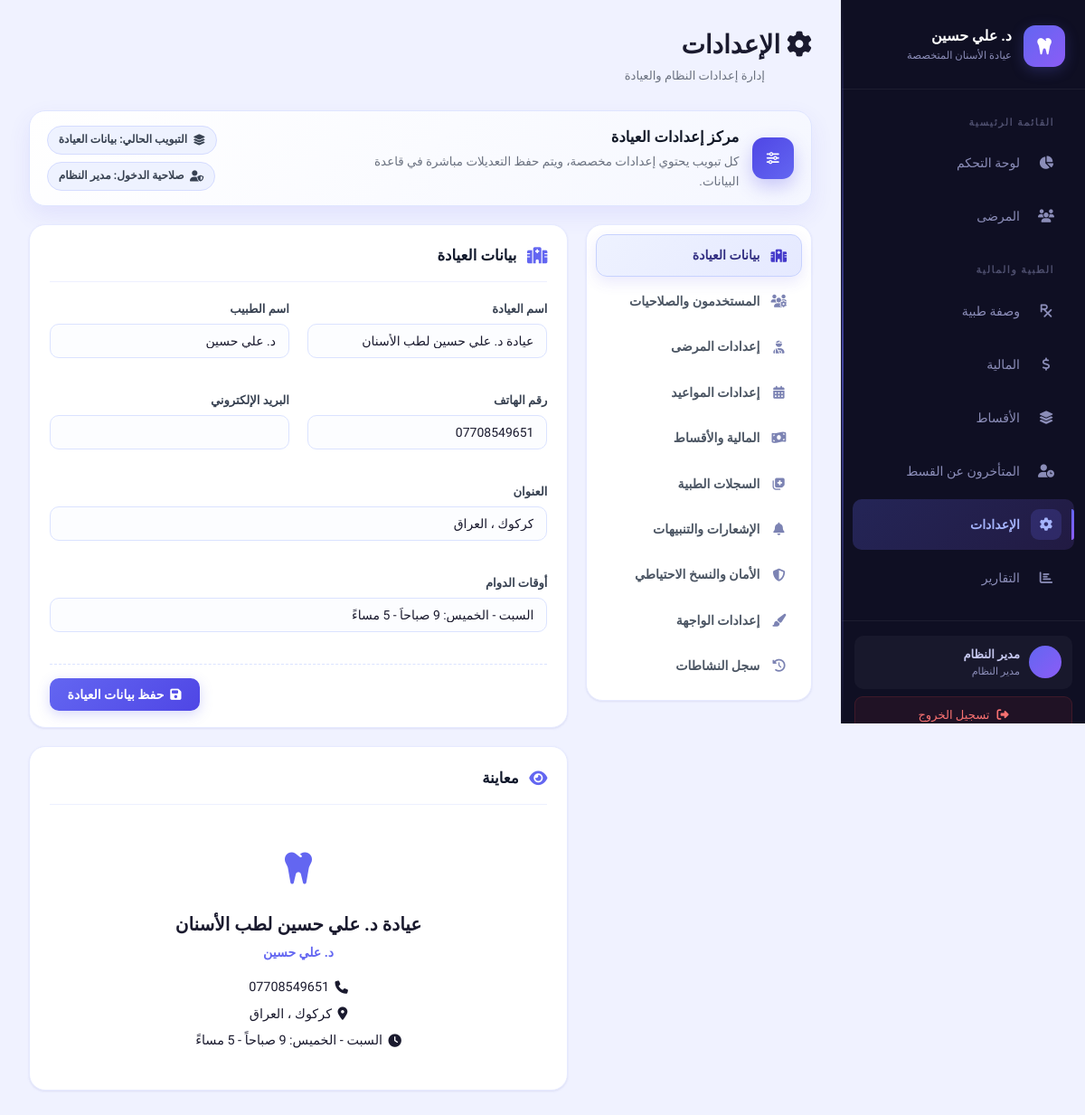
Screenshot of /settings/ (signed in) with the database file from the repository.
### tables this page shows
CREATE TABLE users (
                id          INTEGER PRIMARY KEY AUTOINCREMENT,
                username    TEXT    NOT NULL UNIQUE,
                password    TEXT    NOT NULL,
                full_name   TEXT    NOT NULL,
                role        TEXT    NOT NULL DEFAULT 'staff',
                created_at  TEXT    NOT NULL DEFAULT (datetime('now','localtime'))
            );

CREATE TABLE settings (
                key   TEXT PRIMARY KEY,
                value TEXT
            );

### routes/settings.py (the view)
@settings_bp.route('/')
@login_required
def index():
    cfg = get_all_settings()
    db = get_db()
    users = db.execute(
        "SELECT id, username, full_name, role, created_at FROM users ORDER BY id"
    ).fetchall()
    logs = db.execute(
        "SELECT * FROM activity_log ORDER BY created_at DESC LIMIT 100"
    ).fetchall()
    active_tab = request.args.get('tab', 'clinic')
    return render_template('settings.html',
                           cfg=cfg,
                           users=users,
                           logs=logs,
                           active_tab=active_tab)

### db/database.py (called while the page is built)
def get_db():
    if 'db' not in g:
        g.db = sqlite3.connect(
            current_app.config['DATABASE'],
            detect_types=sqlite3.PARSE_DECLTYPES
        )
        g.db.row_factory = sqlite3.Row  # النتائج كـ dict
        g.db.execute("PRAGMA journal_mode=WAL")
        g.db.execute("PRAGMA foreign_keys = ON")
    return g.db

### routes/auth.py (called while the page is built)
def login_required(f):
    from functools import wraps
    @wraps(f)
    def decorated(*args, **kwargs):
        if 'user_id' not in session:
            flash('يرجى تسجيل الدخول أولاً', 'warning')
            return redirect(url_for('auth.login'))
        return f(*args, **kwargs)
    return decorated

### templates/settings.html (shortened to what this page needs)
{% extends 'base.html' %}
{% block content %}
<div class="page-header">
  <div>
    <h1 class="page-title"><i class="fas fa-cog"></i> الإعدادات</h1>
    <p class="page-subtitle">إدارة إعدادات النظام والعيادة</p>
  </div>
</div>
{% set tab_labels = {
  'clinic': 'بيانات العيادة',
  'users': 'المستخدمون والصلاحيات',
  'patients': 'إعدادات المرضى',
  'appointments': 'إعدادات المواعيد',
  'finance': 'المالية والأقساط',
  'medical': 'السجلات الطبية',
  'notifications': 'الإشعارات والتنبيهات',
  'security': 'الأمان والنسخ الاحتياطي',
  'interface': 'إعدادات الواجهة',
  'activitylog': 'سجل النشاطات'
} %}
{% set role_labels = {
  'admin': 'مدير النظام',
  'doctor': 'طبيب',
  'reception': 'استقبال',
  'accountant': 'محاسب',
  'staff': 'موظف'
} %}
<section class="settings-hero">
  <div class="settings-hero-main">
    <div class="settings-hero-icon"><i class="fas fa-sliders-h"></i></div>
    <div>
      <h3>مركز إعدادات العيادة</h3>
      <p>كل تبويب يحتوي إعدادات مخصصة، ويتم حفظ التعديلات مباشرة في قاعدة البيانات.</p>
    </div>
  </div>
  <div class="settings-hero-chips">
    <span class="settings-hero-chip"><i class="fas fa-layer-group"></i> التبويب الحالي: {{ tab_labels.get(active_tab, active_tab) }}</span>
    <span class="settings-hero-chip"><i class="fas fa-user-shield"></i> صلاحية الدخول: {{ role_labels.get(session.role, session.role) }}</span>
  </div>
</section>
<div class="settings-layout">
  <aside class="settings-sidebar">
    <nav class="settings-nav">
      <a href="?tab=clinic"         class="settings-nav-item {% if active_tab=='clinic' %}active{% endif %}">
        <i class="fas fa-hospital"></i> بيانات العيادة
      </a>
      <a href="?tab=users"          class="settings-nav-item {% if active_tab=='users' %}active{% endif %}">
        <i class="fas fa-users-cog"></i> المستخدمون والصلاحيات
      </a>
      <a href="?tab=patients"       class="settings-nav-item {% if active_tab=='patients' %}active{% endif %}">
        <i class="fas fa-user-injured"></i> إعدادات المرضى
      </a>
      <a href="?tab=appointments"   class="settings-nav-item {% if active_tab=='appointments' %}active{% endif %}">
        <i class="fas fa-calendar-alt"></i> إعدادات المواعيد
      </a>
      <a href="?tab=finance"        class="settings-nav-item {% if active_tab=='finance' %}active{% endif %}">
        <i class="fas fa-money-bill-wave"></i> المالية والأقساط
      </a>
      <a href="?tab=medical"        class="settings-nav-item {% if active_tab=='medical' %}active{% endif %}">
        <i class="fas fa-notes-medical"></i> السجلات الطبية
      </a>
      <a href="?tab=notifications"  class="settings-nav-item {% if active_tab=='notifications' %}active{% endif %}">
        <i class="fas fa-bell"></i> الإشعارات والتنبيهات
      </a>
      <a href="?tab=security"       class="settings-nav-item {% if active_tab=='security' %}active{% endif %}">
        <i class="fas fa-shield-alt"></i> الأمان والنسخ الاحتياطي
      </a>
      <a href="?tab=interface"      class="settings-nav-item {% if active_tab=='interface' %}active{% endif %}">
        <i class="fas fa-paint-brush"></i> إعدادات الواجهة
      </a>
      <a href="?tab=activitylog"    class="settings-nav-item {% if active_tab=='activitylog' %}active{% endif %}">
        <i class="fas fa-history"></i> سجل النشاطات
      </a>
    </nav>
  </aside>
  <div class="settings-content">
    {% if active_tab == 'clinic' %}
    <div class="settings-card">
      <div class="settings-card-header">
        <i class="fas fa-hospital"></i>
        <h2>بيانات العيادة</h2>
      </div>
      <form method="post" action="{{ url_for('settings.save_clinic') }}">
        <div class="settings-grid-2">
          <div class="form-group">
            <label>اسم العيادة</label>
            <input type="text" name="clinic_name" class="form-control"
                   value="{{ cfg.get('clinic_name','') }}" required>
          </div>
          <div class="form-group">
            <label>اسم الطبيب</label>
            <input type="text" name="doctor_name" class="form-control"
                   value="{{ cfg.get('doctor_name','') }}" required>
          </div>
          <div class="form-group">
            <label>رقم الهاتف</label>
            <input type="text" name="clinic_phone" class="form-control"
                   value="{{ cfg.get('clinic_phone','') }}"
                   placeholder="07XXXXXXXXX">
          </div>
          <div class="form-group">
            <label>البريد الإلكتروني</label>
            <input type="email" name="clinic_email" class="form-control"
                   value="{{ cfg.get('clinic_email','') }}">
          </div>
          <div class="form-group settings-full-col">
            <label>العنوان</label>
            <input type="text" name="clinic_address" class="form-control"
                   value="{{ cfg.get('clinic_address','') }}">
          </div>
          <div class="form-group settings-full-col">
            <label>أوقات الدوام</label>
            <input type="text" name="clinic_hours" class="form-control"
                   value="{{ cfg.get('clinic_hours','') }}"
                   placeholder="السبت - الخميس: 9 صباحاً - 5 مساءً">
          </div>
        </div>
        <div class="settings-actions">
          <button type="submit" class="btn btn-primary">
            <i class="fas fa-save"></i> حفظ بيانات العيادة
          </button>
        </div>
      </form>
    </div>
    <div class="settings-card settings-preview-card">
      <div class="settings-card-header">
        <i class="fas fa-eye"></i>
        <h2>معاينة</h2>
      </div>
      <div class="clinic-preview">
        <div class="clinic-preview-logo"><i class="fas fa-tooth"></i></div>
        <div class="clinic-preview-name">{{ cfg.get('clinic_name','عيادة طب الأسنان') }}</div>
        <div class="clinic-preview-doctor">{{ cfg.get('doctor_name','') }}</div>
        <div class="clinic-preview-info">
          <span><i class="fas fa-phone"></i> {{ cfg.get('clinic_phone','') }}</span>
          <span><i class="fas fa-map-marker-alt"></i> {{ cfg.get('clinic_address','') }}</span>
          <span><i class="fas fa-clock"></i> {{ cfg.get('clinic_hours','') }}</span>
        </div>
      </div>
    </div>
    {% endif %}
  </div>
</div>
{% endblock %}

### templates/base.html (shortened to what this page needs)
<!DOCTYPE html>
<html lang="ar" dir="rtl">
<head>
  <link rel="stylesheet" href="{{ url_for('static', filename='style.css') }}">
  <link rel="stylesheet" href="https://cdnjs.cloudflare.com/ajax/libs/font-awesome/6.5.0/css/all.min.css">
</head>
<body>
  <aside class="sidebar">
    <div class="sidebar-logo">
      <div class="sidebar-logo-icon">
        <i class="fas fa-tooth"></i>
      </div>
      <div class="sidebar-logo-text">
        <h2>د. علي حسين</h2>
        <span>عيادة الأسنان المتخصصة</span>
      </div>
    </div>
    <nav class="sidebar-nav">
      <div class="sidebar-section-title">القائمة الرئيسية</div>
      {% if session.role == 'accountant' %}
      <a href="{{ url_for('patients.index') }}"
         class="nav-item {% if request.endpoint and request.endpoint.startswith('patients.') %}active{% endif %}">
        <div class="nav-item-icon"><i class="fas fa-users"></i></div>
        <span>المرضى</span>
      </a>
      <div class="sidebar-section-title">المالية</div>
      <a href="{{ url_for('finance.index') }}"
         class="nav-item {% if request.endpoint and request.endpoint.startswith('finance.') and request.endpoint != 'finance.installments' %}active{% endif %}">
        <div class="nav-item-icon"><i class="fas fa-dollar-sign"></i></div>
        <span>المالية</span>
      </a>
      <a href="{{ url_for('finance.installments') }}"
         class="nav-item {% if request.endpoint == 'finance.installments' %}active{% endif %}">
        <div class="nav-item-icon"><i class="fas fa-layer-group"></i></div>
        <span>الأقساط</span>
      </a>
      <a href="{{ url_for('finance.overdue_patients') }}"
         class="nav-item {% if request.endpoint == 'finance.overdue_patients' %}active{% endif %}">
        <div class="nav-item-icon"><i class="fas fa-user-clock"></i></div>
        <span>المتأخرون عن القسط</span>
      </a>
      {% elif session.role == 'reception' %}
      <a href="{{ url_for('patients.index') }}"
        class="nav-item {% if request.endpoint and request.endpoint.startswith('patients.') %}active{% endif %}">
        <div class="nav-item-icon"><i class="fas fa-users"></i></div>
        <span>المرضى</span>
      </a>
      {% else %}
      <a href="{{ url_for('dashboard.index') }}"
         class="nav-item {% if request.endpoint == 'dashboard.index' %}active{% endif %}">
        <div class="nav-item-icon"><i class="fas fa-chart-pie"></i></div>
        <span>لوحة التحكم</span>
      </a>
      <a href="{{ url_for('patients.index') }}"
         class="nav-item {% if request.endpoint and request.endpoint.startswith('patients.') %}active{% endif %}">
        <div class="nav-item-icon"><i class="fas fa-users"></i></div>
        <span>المرضى</span>
      </a>
      <div class="sidebar-section-title">الطبية والمالية</div>
      <a href="{{ url_for('medical.prescription_form') }}"
         class="nav-item {% if request.endpoint and request.endpoint.startswith('medical.') %}active{% endif %}">
        <div class="nav-item-icon"><i class="fas fa-prescription"></i></div>
        <span>وصفة طبية</span>
      </a>
      <a href="{{ url_for('finance.index') }}"
         class="nav-item {% if request.endpoint and request.endpoint.startswith('finance.') and request.endpoint != 'finance.installments' %}active{% endif %}">
        <div class="nav-item-icon"><i class="fas fa-dollar-sign"></i></div>
        <span>المالية</span>
      </a>
      <a href="{{ url_for('finance.installments') }}"
         class="nav-item {% if request.endpoint == 'finance.installments' %}active{% endif %}">
        <div class="nav-item-icon"><i class="fas fa-layer-group"></i></div>
        <span>الأقساط</span>
      </a>
      <a href="{{ url_for('finance.overdue_patients') }}"
         class="nav-item {% if request.endpoint == 'finance.overdue_patients' %}active{% endif %}">
        <div class="nav-item-icon"><i class="fas fa-user-clock"></i></div>
        <span>المتأخرون عن القسط</span>
      </a>
      <a href="{{ url_for('settings.index') }}"
         class="nav-item {% if request.endpoint and request.endpoint.startswith('settings.') %}active{% endif %}">
        <div class="nav-item-icon"><i class="fas fa-cog"></i></div>
        <span>الإعدادات</span>
      </a>
      {% if session.role == 'admin' %}
      <a href="{{ url_for('reports.index') }}"
         class="nav-item {% if request.endpoint and request.endpoint.startswith('reports.') %}active{% endif %}">
        <div class="nav-item-icon"><i class="fas fa-chart-bar"></i></div>
        <span>التقارير</span>
      </a>
      {% endif %}
      {% endif %}
    </nav>
    <div class="sidebar-footer">
      <div class="sidebar-user">
        <div class="sidebar-user-avatar">
        </div>
        <div class="sidebar-user-info">
          <div class="sidebar-user-name">{{ session.full_name }}</div>
          {% set session_role_labels = {
            'admin': 'مدير النظام',
            'reception': 'استقبال',
            'accountant': 'محاسب',
            'doctor': 'طبيب',
            'staff': 'موظف'
          } %}
          <div class="sidebar-user-role">{{ session_role_labels.get(session.role, 'موظف') }}</div>
        </div>
      </div>
      <a href="{{ url_for('auth.logout') }}" class="logout-btn">
        <i class="fas fa-sign-out-alt"></i>
        <span>تسجيل الخروج</span>
      </a>
    </div>
  </aside>
  <main class="main-content">
    {% block content %}{% endblock %}
  </main>
</body>
</html>

### rows the page displays
users: full_name "مدير النظام", get "مدير النظام"
settings: clinic_name "عيادة د. علي حسين لطب الأسنان", get "عيادة د. علي حسين لطب الأسنان"
settings: doctor_name "د. علي حسين", get "د. علي حسين"
settings: clinic_phone "07708549651", get "07708549651"
settings: clinic_address "كركوك ، العراق", get "كركوك ، العراق"
settings: clinic_hours "السبت - الخميس: 9 صباحاً - 5 مساءً", get "السبت - الخميس: 9 صباحاً - 5 مساءً"

### other values shown
{{ tab_labels.get(active_tab, active_tab) }} "بيانات العيادة"
